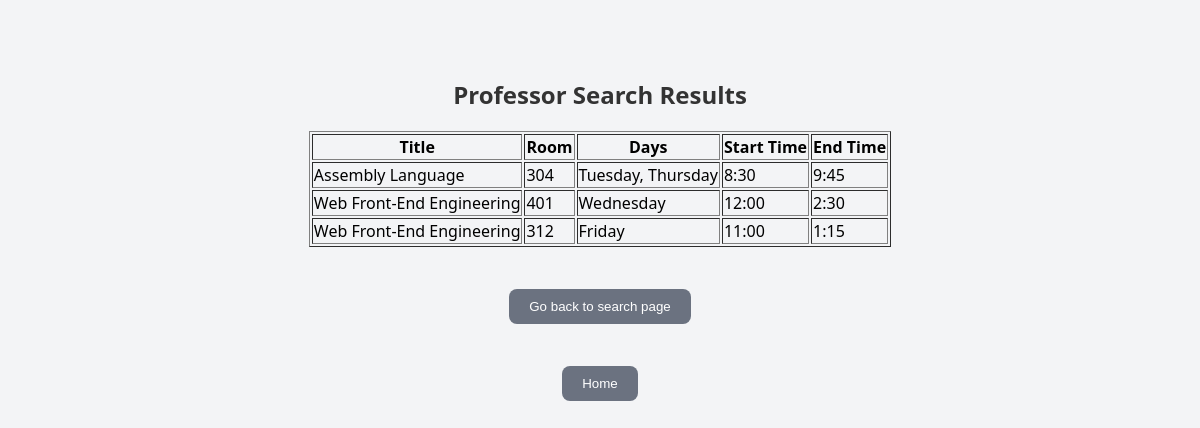
/professor_results.php?ssn=273546189.0, run on the app's committed database.
### tables this page shows
CREATE TABLE CourseSection (
        Snumber numeric NOT NULL,
        Cnumber numeric,
        PSsn numeric(9),
        Days varchar(20),
        Room integer,
        Starttime char(11),
        Endtime char(11),
        Seats integer,
        PRIMARY KEY (Snumber),
        FOREIGN KEY (Cnumber) REFERENCES Course(Cnumber),
        FOREIGN KEY (PSsn) REFERENCES Professor(Ssn)
);

CREATE TABLE Course (
        Cnumber numeric NOT NULL,
        Dnumber numeric,
        Textbook varchar(50),
        Units integer,
        Title varchar(50),
        Prerequisite varchar(50),
        PRIMARY KEY (Cnumber),
        FOREIGN KEY (Dnumber) REFERENCES Department(Dnumber)
);

### professor_results.php (the view, shortened to what this page needs)
<!DOCTYPE html>
<html>
<head>
    <link rel="stylesheet" href="style.css">
</head>
<body>
<?php
$servername = "mariadb";
$username = "cs332u5";
$password = "5L5TtTHs";
$dbname = "cs332u5";
$conn = new mysqli($servername, $username, $password, $dbname);
$course = $_GET['course'];
$section = $_GET['section'];
$ssn = $_GET['ssn'];
echo "<h2>Professor Search Results</h2>";
if (!empty($ssn)) {
    $sql = "SELECT Course.Title, CourseSection.Room, CourseSection.Days, CourseSection.Starttime, CourseSection.Endtime
            FROM Professor, Department, Course, CourseSection
            WHERE Professor.Ssn = '$ssn'
                AND Professor.Dnumber = Department.Dnumber
                AND Department.Dnumber = Course.Dnumber
                AND Course.Cnumber = CourseSection.Cnumber;";
    $result = $conn->query($sql);
    if ($result->num_rows > 0) {
        echo "<table border='1'><tr><th>Title</th><th>Room</th><th>Days</th><th>Start Time</th><th>End Time</th></tr>";
        while ($row = $result->fetch_assoc()) {
            echo "<tr><td>" . $row["Title"] . "</td><td>" . $row["Room"] . "</td><td>" . $row["Days"] . "</td><td>" . $row["Starttime"] . "</td><td>" . $row["Endtime"] . "</td></tr>";
        }
        echo "</table>";
    } else {
        echo "No results found.";
    }
} else {
    echo "Please provide either a SSN or both Course Number and Section Number.";
}
?>
<br>
<a href="professor.php"><button>Go back to search page</button></a>
<br>
<a href="index.php"><button>Home</button></a>
</body>
</html>

### style.css (style rules this page uses)
body { font-family: 'Segoe UI', sans-serif; background-color: #f3f4f6; display: flex; flex-direction: column; align-items: center; padding-top: 50px; }
h2 { color: #333; }
button { padding: 10px 20px; background-color: #4f46e5; color: white; border: none; border-radius: 8px; cursor: pointer; margin-top: 12px; }
a button { background-color: #6b7280; margin-top: 20px; }

### data on the page
coursesection: course.Title "Assembly Language", Room "304", Days "Tuesday, Thursday", Starttime "8:30", Endtime "9:45"
coursesection: course.Title "Web Front-End Engineering", Room "401", Days "Wednesday", Starttime "12:00", Endtime "2:30"
coursesection: course.Title "Web Front-End Engineering", Room "312", Days "Friday", Starttime "11:00", Endtime "1:15"
